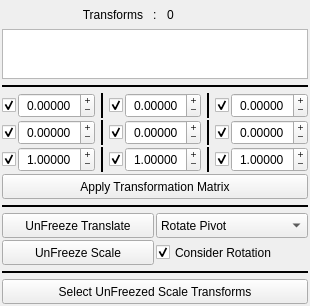
<?xml version="1.0" encoding="UTF-8"?>
<ui version="4.0">
	<class>WindowMain</class>
	<widget class="QMainWindow" name="WindowMain">
		<property name="geometry">
			<rect>
				<x>0</x>
				<y>0</y>
				<width>310</width>
				<height>306</height>
			</rect>
		</property>
		<property name="windowTitle">
			<string>Freeze</string>
		</property>
		<property name="windowIcon">
			<iconset>
				<normaloff>../icons/ToolSeq.svg</normaloff>../icons/ToolSeq.svg
			</iconset>
		</property>
		<widget class="QWidget" name="Widget_00">
			<layout class="QVBoxLayout" name="verticalLayout">
				<property name="spacing">
					<number>2</number>
				</property>
				<property name="leftMargin">
					<number>2</number>
				</property>
				<property name="topMargin">
					<number>2</number>
				</property>
				<property name="rightMargin">
					<number>2</number>
				</property>
				<property name="bottomMargin">
					<number>2</number>
				</property>
				<item>
					<widget class="QWidget" name="Widget_01" native="true">
						<layout class="QHBoxLayout" name="horizontalLayout">
							<property name="spacing">
								<number>10</number>
							</property>
							<property name="leftMargin">
								<number>0</number>
							</property>
							<property name="topMargin">
								<number>0</number>
							</property>
							<property name="rightMargin">
								<number>0</number>
							</property>
							<property name="bottomMargin">
								<number>0</number>
							</property>
							<item>
								<widget class="QLabel" name="label_6">
									<property name="sizePolicy">
										<sizepolicy hsizetype="Ignored" vsizetype="Ignored">
											<horstretch>0</horstretch>
											<verstretch>0</verstretch>
										</sizepolicy>
									</property>
									<property name="minimumSize">
										<size>
											<width>0</width>
											<height>25</height>
										</size>
									</property>
									<property name="text">
										<string>Transforms</string>
									</property>
									<property name="alignment">
										<set>Qt::AlignRight|Qt::AlignTrailing|Qt::AlignVCenter</set>
									</property>
								</widget>
							</item>
							<item>
								<widget class="QLabel" name="label_5">
									<property name="sizePolicy">
										<sizepolicy hsizetype="Fixed" vsizetype="Ignored">
											<horstretch>0</horstretch>
											<verstretch>0</verstretch>
										</sizepolicy>
									</property>
									<property name="minimumSize">
										<size>
											<width>0</width>
											<height>25</height>
										</size>
									</property>
									<property name="text">
										<string>:</string>
									</property>
								</widget>
							</item>
							<item>
								<widget class="QLabel" name="Label_TransformsCount">
									<property name="sizePolicy">
										<sizepolicy hsizetype="Ignored" vsizetype="Ignored">
											<horstretch>0</horstretch>
											<verstretch>0</verstretch>
										</sizepolicy>
									</property>
									<property name="minimumSize">
										<size>
											<width>0</width>
											<height>25</height>
										</size>
									</property>
									<property name="text">
										<string>0</string>
									</property>
								</widget>
							</item>
						</layout>
					</widget>
				</item>
				<item>
					<widget class="QWidget" name="Widget_02" native="true">
						<layout class="QHBoxLayout" name="horizontalLayout_4">
							<property name="spacing">
								<number>2</number>
							</property>
							<property name="leftMargin">
								<number>0</number>
							</property>
							<property name="topMargin">
								<number>0</number>
							</property>
							<property name="rightMargin">
								<number>0</number>
							</property>
							<property name="bottomMargin">
								<number>0</number>
							</property>
							<item>
								<widget class="QPlainTextEdit" name="Text_Transforms">
									<property name="sizePolicy">
										<sizepolicy hsizetype="Ignored" vsizetype="Expanding">
											<horstretch>0</horstretch>
											<verstretch>0</verstretch>
										</sizepolicy>
									</property>
									<property name="minimumSize">
										<size>
											<width>0</width>
											<height>25</height>
										</size>
									</property>
									<property name="lineWrapMode">
										<enum>QPlainTextEdit::NoWrap</enum>
									</property>
								</widget>
							</item>
						</layout>
					</widget>
				</item>
				<item>
					<widget class="Line" name="Widget_03">
						<property name="sizePolicy">
							<sizepolicy hsizetype="Ignored" vsizetype="Fixed">
								<horstretch>0</horstretch>
								<verstretch>0</verstretch>
							</sizepolicy>
						</property>
						<property name="minimumSize">
							<size>
								<width>0</width>
								<height>10</height>
							</size>
						</property>
						<property name="frameShadow">
							<enum>QFrame::Plain</enum>
						</property>
						<property name="lineWidth">
							<number>2</number>
						</property>
						<property name="orientation">
							<enum>Qt::Horizontal</enum>
						</property>
					</widget>
				</item>
				<item>
					<widget class="QWidget" name="Widget_04" native="true">
						<layout class="QHBoxLayout" name="horizontalLayout_2">
							<property name="spacing">
								<number>2</number>
							</property>
							<property name="leftMargin">
								<number>0</number>
							</property>
							<property name="topMargin">
								<number>0</number>
							</property>
							<property name="rightMargin">
								<number>0</number>
							</property>
							<property name="bottomMargin">
								<number>0</number>
							</property>
							<item>
								<widget class="QCheckBox" name="Check_MovX">
									<property name="sizePolicy">
										<sizepolicy hsizetype="Fixed" vsizetype="Ignored">
											<horstretch>0</horstretch>
											<verstretch>0</verstretch>
										</sizepolicy>
									</property>
									<property name="minimumSize">
										<size>
											<width>0</width>
											<height>25</height>
										</size>
									</property>
									<property name="text">
										<string/>
									</property>
									<property name="checked">
										<bool>true</bool>
									</property>
								</widget>
							</item>
							<item>
								<widget class="QDoubleSpinBox" name="Float_MovX">
									<property name="sizePolicy">
										<sizepolicy hsizetype="Ignored" vsizetype="Ignored">
											<horstretch>0</horstretch>
											<verstretch>0</verstretch>
										</sizepolicy>
									</property>
									<property name="minimumSize">
										<size>
											<width>0</width>
											<height>25</height>
										</size>
									</property>
									<property name="alignment">
										<set>Qt::AlignCenter</set>
									</property>
									<property name="buttonSymbols">
										<enum>QAbstractSpinBox::PlusMinus</enum>
									</property>
									<property name="decimals">
										<number>5</number>
									</property>
									<property name="minimum">
										<double>-9999999.000000000000000</double>
									</property>
									<property name="maximum">
										<double>9999999.000000000000000</double>
									</property>
								</widget>
							</item>
							<item>
								<widget class="Line" name="line_3">
									<property name="sizePolicy">
										<sizepolicy hsizetype="Fixed" vsizetype="Ignored">
											<horstretch>0</horstretch>
											<verstretch>0</verstretch>
										</sizepolicy>
									</property>
									<property name="minimumSize">
										<size>
											<width>10</width>
											<height>25</height>
										</size>
									</property>
									<property name="frameShadow">
										<enum>QFrame::Plain</enum>
									</property>
									<property name="lineWidth">
										<number>2</number>
									</property>
									<property name="orientation">
										<enum>Qt::Vertical</enum>
									</property>
								</widget>
							</item>
							<item>
								<widget class="QCheckBox" name="Check_MovY">
									<property name="sizePolicy">
										<sizepolicy hsizetype="Fixed" vsizetype="Ignored">
											<horstretch>0</horstretch>
											<verstretch>0</verstretch>
										</sizepolicy>
									</property>
									<property name="minimumSize">
										<size>
											<width>0</width>
											<height>25</height>
										</size>
									</property>
									<property name="text">
										<string/>
									</property>
									<property name="checked">
										<bool>true</bool>
									</property>
								</widget>
							</item>
							<item>
								<widget class="QDoubleSpinBox" name="Float_MovY">
									<property name="sizePolicy">
										<sizepolicy hsizetype="Ignored" vsizetype="Ignored">
											<horstretch>0</horstretch>
											<verstretch>0</verstretch>
										</sizepolicy>
									</property>
									<property name="minimumSize">
										<size>
											<width>0</width>
											<height>25</height>
										</size>
									</property>
									<property name="alignment">
										<set>Qt::AlignCenter</set>
									</property>
									<property name="buttonSymbols">
										<enum>QAbstractSpinBox::PlusMinus</enum>
									</property>
									<property name="decimals">
										<number>5</number>
									</property>
									<property name="minimum">
										<double>-9999999.000000000000000</double>
									</property>
									<property name="maximum">
										<double>9999999.000000000000000</double>
									</property>
								</widget>
							</item>
							<item>
								<widget class="Line" name="line_4">
									<property name="sizePolicy">
										<sizepolicy hsizetype="Fixed" vsizetype="Ignored">
											<horstretch>0</horstretch>
											<verstretch>0</verstretch>
										</sizepolicy>
									</property>
									<property name="minimumSize">
										<size>
											<width>10</width>
											<height>25</height>
										</size>
									</property>
									<property name="frameShadow">
										<enum>QFrame::Plain</enum>
									</property>
									<property name="lineWidth">
										<number>2</number>
									</property>
									<property name="orientation">
										<enum>Qt::Vertical</enum>
									</property>
								</widget>
							</item>
							<item>
								<widget class="QCheckBox" name="Check_MovZ">
									<property name="sizePolicy">
										<sizepolicy hsizetype="Fixed" vsizetype="Ignored">
											<horstretch>0</horstretch>
											<verstretch>0</verstretch>
										</sizepolicy>
									</property>
									<property name="minimumSize">
										<size>
											<width>0</width>
											<height>25</height>
										</size>
									</property>
									<property name="text">
										<string/>
									</property>
									<property name="checked">
										<bool>true</bool>
									</property>
								</widget>
							</item>
							<item>
								<widget class="QDoubleSpinBox" name="Float_MovZ">
									<property name="sizePolicy">
										<sizepolicy hsizetype="Ignored" vsizetype="Ignored">
											<horstretch>0</horstretch>
											<verstretch>0</verstretch>
										</sizepolicy>
									</property>
									<property name="minimumSize">
										<size>
											<width>0</width>
											<height>25</height>
										</size>
									</property>
									<property name="alignment">
										<set>Qt::AlignCenter</set>
									</property>
									<property name="buttonSymbols">
										<enum>QAbstractSpinBox::PlusMinus</enum>
									</property>
									<property name="decimals">
										<number>5</number>
									</property>
									<property name="minimum">
										<double>-9999999.000000000000000</double>
									</property>
									<property name="maximum">
										<double>9999999.000000000000000</double>
									</property>
								</widget>
							</item>
						</layout>
					</widget>
				</item>
				<item>
					<widget class="QWidget" name="Widget_05" native="true">
						<layout class="QHBoxLayout" name="horizontalLayout_5">
							<property name="spacing">
								<number>2</number>
							</property>
							<property name="leftMargin">
								<number>0</number>
							</property>
							<property name="topMargin">
								<number>0</number>
							</property>
							<property name="rightMargin">
								<number>0</number>
							</property>
							<property name="bottomMargin">
								<number>0</number>
							</property>
							<item>
								<widget class="QCheckBox" name="Check_RotX">
									<property name="sizePolicy">
										<sizepolicy hsizetype="Fixed" vsizetype="Ignored">
											<horstretch>0</horstretch>
											<verstretch>0</verstretch>
										</sizepolicy>
									</property>
									<property name="minimumSize">
										<size>
											<width>0</width>
											<height>25</height>
										</size>
									</property>
									<property name="text">
										<string/>
									</property>
									<property name="checked">
										<bool>true</bool>
									</property>
								</widget>
							</item>
							<item>
								<widget class="QDoubleSpinBox" name="Float_RotX">
									<property name="sizePolicy">
										<sizepolicy hsizetype="Ignored" vsizetype="Ignored">
											<horstretch>0</horstretch>
											<verstretch>0</verstretch>
										</sizepolicy>
									</property>
									<property name="minimumSize">
										<size>
											<width>0</width>
											<height>25</height>
										</size>
									</property>
									<property name="alignment">
										<set>Qt::AlignCenter</set>
									</property>
									<property name="buttonSymbols">
										<enum>QAbstractSpinBox::PlusMinus</enum>
									</property>
									<property name="decimals">
										<number>5</number>
									</property>
									<property name="minimum">
										<double>-9999999.000000000000000</double>
									</property>
									<property name="maximum">
										<double>9999999.000000000000000</double>
									</property>
								</widget>
							</item>
							<item>
								<widget class="Line" name="line_5">
									<property name="sizePolicy">
										<sizepolicy hsizetype="Fixed" vsizetype="Ignored">
											<horstretch>0</horstretch>
											<verstretch>0</verstretch>
										</sizepolicy>
									</property>
									<property name="minimumSize">
										<size>
											<width>10</width>
											<height>25</height>
										</size>
									</property>
									<property name="frameShadow">
										<enum>QFrame::Plain</enum>
									</property>
									<property name="lineWidth">
										<number>2</number>
									</property>
									<property name="orientation">
										<enum>Qt::Vertical</enum>
									</property>
								</widget>
							</item>
							<item>
								<widget class="QCheckBox" name="Check_RotY">
									<property name="sizePolicy">
										<sizepolicy hsizetype="Fixed" vsizetype="Ignored">
											<horstretch>0</horstretch>
											<verstretch>0</verstretch>
										</sizepolicy>
									</property>
									<property name="minimumSize">
										<size>
											<width>0</width>
											<height>25</height>
										</size>
									</property>
									<property name="text">
										<string/>
									</property>
									<property name="checked">
										<bool>true</bool>
									</property>
								</widget>
							</item>
							<item>
								<widget class="QDoubleSpinBox" name="Float_RotY">
									<property name="sizePolicy">
										<sizepolicy hsizetype="Ignored" vsizetype="Ignored">
											<horstretch>0</horstretch>
											<verstretch>0</verstretch>
										</sizepolicy>
									</property>
									<property name="minimumSize">
										<size>
											<width>0</width>
											<height>25</height>
										</size>
									</property>
									<property name="alignment">
										<set>Qt::AlignCenter</set>
									</property>
									<property name="buttonSymbols">
										<enum>QAbstractSpinBox::PlusMinus</enum>
									</property>
									<property name="decimals">
										<number>5</number>
									</property>
									<property name="minimum">
										<double>-9999999.000000000000000</double>
									</property>
									<property name="maximum">
										<double>9999999.000000000000000</double>
									</property>
								</widget>
							</item>
							<item>
								<widget class="Line" name="line_6">
									<property name="sizePolicy">
										<sizepolicy hsizetype="Fixed" vsizetype="Ignored">
											<horstretch>0</horstretch>
											<verstretch>0</verstretch>
										</sizepolicy>
									</property>
									<property name="minimumSize">
										<size>
											<width>10</width>
											<height>25</height>
										</size>
									</property>
									<property name="frameShadow">
										<enum>QFrame::Plain</enum>
									</property>
									<property name="lineWidth">
										<number>2</number>
									</property>
									<property name="orientation">
										<enum>Qt::Vertical</enum>
									</property>
								</widget>
							</item>
							<item>
								<widget class="QCheckBox" name="Check_RotZ">
									<property name="sizePolicy">
										<sizepolicy hsizetype="Fixed" vsizetype="Ignored">
											<horstretch>0</horstretch>
											<verstretch>0</verstretch>
										</sizepolicy>
									</property>
									<property name="minimumSize">
										<size>
											<width>0</width>
											<height>25</height>
										</size>
									</property>
									<property name="text">
										<string/>
									</property>
									<property name="checked">
										<bool>true</bool>
									</property>
								</widget>
							</item>
							<item>
								<widget class="QDoubleSpinBox" name="Float_RotZ">
									<property name="sizePolicy">
										<sizepolicy hsizetype="Ignored" vsizetype="Ignored">
											<horstretch>0</horstretch>
											<verstretch>0</verstretch>
										</sizepolicy>
									</property>
									<property name="minimumSize">
										<size>
											<width>0</width>
											<height>25</height>
										</size>
									</property>
									<property name="alignment">
										<set>Qt::AlignCenter</set>
									</property>
									<property name="buttonSymbols">
										<enum>QAbstractSpinBox::PlusMinus</enum>
									</property>
									<property name="decimals">
										<number>5</number>
									</property>
									<property name="minimum">
										<double>-9999999.000000000000000</double>
									</property>
									<property name="maximum">
										<double>9999999.000000000000000</double>
									</property>
								</widget>
							</item>
						</layout>
					</widget>
				</item>
				<item>
					<widget class="QWidget" name="Widget_06" native="true">
						<layout class="QHBoxLayout" name="horizontalLayout_6">
							<property name="spacing">
								<number>2</number>
							</property>
							<property name="leftMargin">
								<number>0</number>
							</property>
							<property name="topMargin">
								<number>0</number>
							</property>
							<property name="rightMargin">
								<number>0</number>
							</property>
							<property name="bottomMargin">
								<number>0</number>
							</property>
							<item>
								<widget class="QCheckBox" name="Check_ScaX">
									<property name="sizePolicy">
										<sizepolicy hsizetype="Fixed" vsizetype="Ignored">
											<horstretch>0</horstretch>
											<verstretch>0</verstretch>
										</sizepolicy>
									</property>
									<property name="minimumSize">
										<size>
											<width>0</width>
											<height>25</height>
										</size>
									</property>
									<property name="text">
										<string/>
									</property>
									<property name="checked">
										<bool>true</bool>
									</property>
								</widget>
							</item>
							<item>
								<widget class="QDoubleSpinBox" name="Float_ScaX">
									<property name="sizePolicy">
										<sizepolicy hsizetype="Ignored" vsizetype="Ignored">
											<horstretch>0</horstretch>
											<verstretch>0</verstretch>
										</sizepolicy>
									</property>
									<property name="minimumSize">
										<size>
											<width>0</width>
											<height>25</height>
										</size>
									</property>
									<property name="alignment">
										<set>Qt::AlignCenter</set>
									</property>
									<property name="buttonSymbols">
										<enum>QAbstractSpinBox::PlusMinus</enum>
									</property>
									<property name="decimals">
										<number>5</number>
									</property>
									<property name="minimum">
										<double>-9999999.000000000000000</double>
									</property>
									<property name="maximum">
										<double>9999999.000000000000000</double>
									</property>
									<property name="value">
										<double>1.000000000000000</double>
									</property>
								</widget>
							</item>
							<item>
								<widget class="Line" name="line_7">
									<property name="sizePolicy">
										<sizepolicy hsizetype="Fixed" vsizetype="Ignored">
											<horstretch>0</horstretch>
											<verstretch>0</verstretch>
										</sizepolicy>
									</property>
									<property name="minimumSize">
										<size>
											<width>10</width>
											<height>25</height>
										</size>
									</property>
									<property name="frameShadow">
										<enum>QFrame::Plain</enum>
									</property>
									<property name="lineWidth">
										<number>2</number>
									</property>
									<property name="orientation">
										<enum>Qt::Vertical</enum>
									</property>
								</widget>
							</item>
							<item>
								<widget class="QCheckBox" name="Check_ScaY">
									<property name="sizePolicy">
										<sizepolicy hsizetype="Fixed" vsizetype="Ignored">
											<horstretch>0</horstretch>
											<verstretch>0</verstretch>
										</sizepolicy>
									</property>
									<property name="minimumSize">
										<size>
											<width>0</width>
											<height>25</height>
										</size>
									</property>
									<property name="text">
										<string/>
									</property>
									<property name="checked">
										<bool>true</bool>
									</property>
								</widget>
							</item>
							<item>
								<widget class="QDoubleSpinBox" name="Float_ScaY">
									<property name="sizePolicy">
										<sizepolicy hsizetype="Ignored" vsizetype="Ignored">
											<horstretch>0</horstretch>
											<verstretch>0</verstretch>
										</sizepolicy>
									</property>
									<property name="minimumSize">
										<size>
											<width>0</width>
											<height>25</height>
										</size>
									</property>
									<property name="alignment">
										<set>Qt::AlignCenter</set>
									</property>
									<property name="buttonSymbols">
										<enum>QAbstractSpinBox::PlusMinus</enum>
									</property>
									<property name="decimals">
										<number>5</number>
									</property>
									<property name="minimum">
										<double>-9999999.000000000000000</double>
									</property>
									<property name="maximum">
										<double>9999999.000000000000000</double>
									</property>
									<property name="value">
										<double>1.000000000000000</double>
									</property>
								</widget>
							</item>
							<item>
								<widget class="Line" name="line_8">
									<property name="sizePolicy">
										<sizepolicy hsizetype="Fixed" vsizetype="Ignored">
											<horstretch>0</horstretch>
											<verstretch>0</verstretch>
										</sizepolicy>
									</property>
									<property name="minimumSize">
										<size>
											<width>10</width>
											<height>25</height>
										</size>
									</property>
									<property name="frameShadow">
										<enum>QFrame::Plain</enum>
									</property>
									<property name="lineWidth">
										<number>2</number>
									</property>
									<property name="orientation">
										<enum>Qt::Vertical</enum>
									</property>
								</widget>
							</item>
							<item>
								<widget class="QCheckBox" name="Check_ScaZ">
									<property name="sizePolicy">
										<sizepolicy hsizetype="Fixed" vsizetype="Ignored">
											<horstretch>0</horstretch>
											<verstretch>0</verstretch>
										</sizepolicy>
									</property>
									<property name="minimumSize">
										<size>
											<width>0</width>
											<height>25</height>
										</size>
									</property>
									<property name="text">
										<string/>
									</property>
									<property name="checked">
										<bool>true</bool>
									</property>
								</widget>
							</item>
							<item>
								<widget class="QDoubleSpinBox" name="Float_ScaZ">
									<property name="sizePolicy">
										<sizepolicy hsizetype="Ignored" vsizetype="Ignored">
											<horstretch>0</horstretch>
											<verstretch>0</verstretch>
										</sizepolicy>
									</property>
									<property name="minimumSize">
										<size>
											<width>0</width>
											<height>25</height>
										</size>
									</property>
									<property name="alignment">
										<set>Qt::AlignCenter</set>
									</property>
									<property name="buttonSymbols">
										<enum>QAbstractSpinBox::PlusMinus</enum>
									</property>
									<property name="decimals">
										<number>5</number>
									</property>
									<property name="minimum">
										<double>-9999999.000000000000000</double>
									</property>
									<property name="maximum">
										<double>9999999.000000000000000</double>
									</property>
									<property name="value">
										<double>1.000000000000000</double>
									</property>
								</widget>
							</item>
						</layout>
					</widget>
				</item>
				<item>
					<widget class="QWidget" name="Widget_07" native="true">
						<layout class="QHBoxLayout" name="horizontalLayout_7">
							<property name="spacing">
								<number>2</number>
							</property>
							<property name="leftMargin">
								<number>0</number>
							</property>
							<property name="topMargin">
								<number>0</number>
							</property>
							<property name="rightMargin">
								<number>0</number>
							</property>
							<property name="bottomMargin">
								<number>0</number>
							</property>
							<item>
								<widget class="QPushButton" name="Button_ApplyTransformationMatrix">
									<property name="sizePolicy">
										<sizepolicy hsizetype="Ignored" vsizetype="Ignored">
											<horstretch>0</horstretch>
											<verstretch>0</verstretch>
										</sizepolicy>
									</property>
									<property name="minimumSize">
										<size>
											<width>0</width>
											<height>25</height>
										</size>
									</property>
									<property name="text">
										<string>Apply Transformation Matrix</string>
									</property>
								</widget>
							</item>
						</layout>
					</widget>
				</item>
				<item>
					<widget class="Line" name="Widget_08">
						<property name="sizePolicy">
							<sizepolicy hsizetype="Ignored" vsizetype="Fixed">
								<horstretch>0</horstretch>
								<verstretch>0</verstretch>
							</sizepolicy>
						</property>
						<property name="minimumSize">
							<size>
								<width>0</width>
								<height>10</height>
							</size>
						</property>
						<property name="frameShadow">
							<enum>QFrame::Plain</enum>
						</property>
						<property name="lineWidth">
							<number>2</number>
						</property>
						<property name="orientation">
							<enum>Qt::Horizontal</enum>
						</property>
					</widget>
				</item>
				<item>
					<widget class="QWidget" name="Widget_09" native="true">
						<layout class="QHBoxLayout" name="horizontalLayout_3">
							<property name="spacing">
								<number>2</number>
							</property>
							<property name="leftMargin">
								<number>0</number>
							</property>
							<property name="topMargin">
								<number>0</number>
							</property>
							<property name="rightMargin">
								<number>0</number>
							</property>
							<property name="bottomMargin">
								<number>0</number>
							</property>
							<item>
								<widget class="QPushButton" name="Button_UnFreezeTranslate">
									<property name="sizePolicy">
										<sizepolicy hsizetype="Ignored" vsizetype="Ignored">
											<horstretch>0</horstretch>
											<verstretch>0</verstretch>
										</sizepolicy>
									</property>
									<property name="minimumSize">
										<size>
											<width>0</width>
											<height>25</height>
										</size>
									</property>
									<property name="text">
										<string>UnFreeze Translate</string>
									</property>
								</widget>
							</item>
							<item>
								<widget class="QComboBox" name="Combo_UnFreezeTranslate">
									<property name="sizePolicy">
										<sizepolicy hsizetype="Ignored" vsizetype="Ignored">
											<horstretch>0</horstretch>
											<verstretch>0</verstretch>
										</sizepolicy>
									</property>
									<property name="minimumSize">
										<size>
											<width>0</width>
											<height>25</height>
										</size>
									</property>
									<property name="currentIndex">
										<number>0</number>
									</property>
									<item>
										<property name="text">
											<string>Rotate Pivot</string>
										</property>
									</item>
									<item>
										<property name="text">
											<string>Scale Pivot</string>
										</property>
									</item>
								</widget>
							</item>
						</layout>
					</widget>
				</item>
				<item>
					<widget class="QWidget" name="Widget_10" native="true">
						<layout class="QHBoxLayout" name="horizontalLayout_9">
							<property name="spacing">
								<number>2</number>
							</property>
							<property name="leftMargin">
								<number>0</number>
							</property>
							<property name="topMargin">
								<number>0</number>
							</property>
							<property name="rightMargin">
								<number>0</number>
							</property>
							<property name="bottomMargin">
								<number>0</number>
							</property>
							<item>
								<widget class="QPushButton" name="Button_UnFreezeScale">
									<property name="sizePolicy">
										<sizepolicy hsizetype="Ignored" vsizetype="Ignored">
											<horstretch>0</horstretch>
											<verstretch>0</verstretch>
										</sizepolicy>
									</property>
									<property name="minimumSize">
										<size>
											<width>0</width>
											<height>25</height>
										</size>
									</property>
									<property name="text">
										<string>UnFreeze Scale</string>
									</property>
								</widget>
							</item>
							<item>
								<widget class="QCheckBox" name="Check_ConsiderRotation">
									<property name="sizePolicy">
										<sizepolicy hsizetype="Ignored" vsizetype="Ignored">
											<horstretch>0</horstretch>
											<verstretch>0</verstretch>
										</sizepolicy>
									</property>
									<property name="minimumSize">
										<size>
											<width>0</width>
											<height>25</height>
										</size>
									</property>
									<property name="text">
										<string>Consider Rotation</string>
									</property>
									<property name="checked">
										<bool>true</bool>
									</property>
								</widget>
							</item>
						</layout>
					</widget>
				</item>
				<item>
					<widget class="Line" name="Widget_11">
						<property name="sizePolicy">
							<sizepolicy hsizetype="Ignored" vsizetype="Fixed">
								<horstretch>0</horstretch>
								<verstretch>0</verstretch>
							</sizepolicy>
						</property>
						<property name="minimumSize">
							<size>
								<width>0</width>
								<height>10</height>
							</size>
						</property>
						<property name="frameShadow">
							<enum>QFrame::Plain</enum>
						</property>
						<property name="lineWidth">
							<number>2</number>
						</property>
						<property name="orientation">
							<enum>Qt::Horizontal</enum>
						</property>
					</widget>
				</item>
				<item>
					<widget class="QWidget" name="Widget_12" native="true">
						<layout class="QHBoxLayout" name="horizontalLayout_8">
							<property name="spacing">
								<number>2</number>
							</property>
							<property name="leftMargin">
								<number>0</number>
							</property>
							<property name="topMargin">
								<number>0</number>
							</property>
							<property name="rightMargin">
								<number>0</number>
							</property>
							<property name="bottomMargin">
								<number>0</number>
							</property>
							<item>
								<widget class="QPushButton" name="Button_SelectUnFreezedScaleTransforms">
									<property name="sizePolicy">
										<sizepolicy hsizetype="Ignored" vsizetype="Ignored">
											<horstretch>0</horstretch>
											<verstretch>0</verstretch>
										</sizepolicy>
									</property>
									<property name="minimumSize">
										<size>
											<width>0</width>
											<height>25</height>
										</size>
									</property>
									<property name="text">
										<string>Select UnFreezed Scale Transforms</string>
									</property>
								</widget>
							</item>
						</layout>
					</widget>
				</item>
			</layout>
		</widget>
	</widget>
	<resources/>
	<connections>
		<connection>
			<sender>Check_MovX</sender>
			<signal>toggled(bool)</signal>
			<receiver>Float_MovX</receiver>
			<slot>setEnabled(bool)</slot>
			<hints>
				<hint type="sourcelabel">
					<x>8</x>
					<y>132</y>
				</hint>
				<hint type="destinationlabel">
					<x>57</x>
					<y>132</y>
				</hint>
			</hints>
		</connection>
		<connection>
			<sender>Check_MovY</sender>
			<signal>toggled(bool)</signal>
			<receiver>Float_MovY</receiver>
			<slot>setEnabled(bool)</slot>
			<hints>
				<hint type="sourcelabel">
					<x>107</x>
					<y>132</y>
				</hint>
				<hint type="destinationlabel">
					<x>157</x>
					<y>132</y>
				</hint>
			</hints>
		</connection>
		<connection>
			<sender>Check_ScaZ</sender>
			<signal>toggled(bool)</signal>
			<receiver>Float_ScaZ</receiver>
			<slot>setEnabled(bool)</slot>
			<hints>
				<hint type="sourcelabel">
					<x>207</x>
					<y>186</y>
				</hint>
				<hint type="destinationlabel">
					<x>256</x>
					<y>186</y>
				</hint>
			</hints>
		</connection>
		<connection>
			<sender>Check_ScaY</sender>
			<signal>toggled(bool)</signal>
			<receiver>Float_ScaY</receiver>
			<slot>setEnabled(bool)</slot>
			<hints>
				<hint type="sourcelabel">
					<x>107</x>
					<y>186</y>
				</hint>
				<hint type="destinationlabel">
					<x>157</x>
					<y>186</y>
				</hint>
			</hints>
		</connection>
		<connection>
			<sender>Check_ScaX</sender>
			<signal>toggled(bool)</signal>
			<receiver>Float_ScaX</receiver>
			<slot>setEnabled(bool)</slot>
			<hints>
				<hint type="sourcelabel">
					<x>8</x>
					<y>186</y>
				</hint>
				<hint type="destinationlabel">
					<x>57</x>
					<y>186</y>
				</hint>
			</hints>
		</connection>
		<connection>
			<sender>Check_RotZ</sender>
			<signal>toggled(bool)</signal>
			<receiver>Float_RotZ</receiver>
			<slot>setEnabled(bool)</slot>
			<hints>
				<hint type="sourcelabel">
					<x>207</x>
					<y>159</y>
				</hint>
				<hint type="destinationlabel">
					<x>256</x>
					<y>159</y>
				</hint>
			</hints>
		</connection>
		<connection>
			<sender>Check_RotY</sender>
			<signal>toggled(bool)</signal>
			<receiver>Float_RotY</receiver>
			<slot>setEnabled(bool)</slot>
			<hints>
				<hint type="sourcelabel">
					<x>107</x>
					<y>159</y>
				</hint>
				<hint type="destinationlabel">
					<x>157</x>
					<y>159</y>
				</hint>
			</hints>
		</connection>
		<connection>
			<sender>Check_RotX</sender>
			<signal>toggled(bool)</signal>
			<receiver>Float_RotX</receiver>
			<slot>setEnabled(bool)</slot>
			<hints>
				<hint type="sourcelabel">
					<x>8</x>
					<y>159</y>
				</hint>
				<hint type="destinationlabel">
					<x>57</x>
					<y>159</y>
				</hint>
			</hints>
		</connection>
		<connection>
			<sender>Check_MovZ</sender>
			<signal>toggled(bool)</signal>
			<receiver>Float_MovZ</receiver>
			<slot>setEnabled(bool)</slot>
			<hints>
				<hint type="sourcelabel">
					<x>207</x>
					<y>132</y>
				</hint>
				<hint type="destinationlabel">
					<x>256</x>
					<y>132</y>
				</hint>
			</hints>
		</connection>
	</connections>
</ui>
